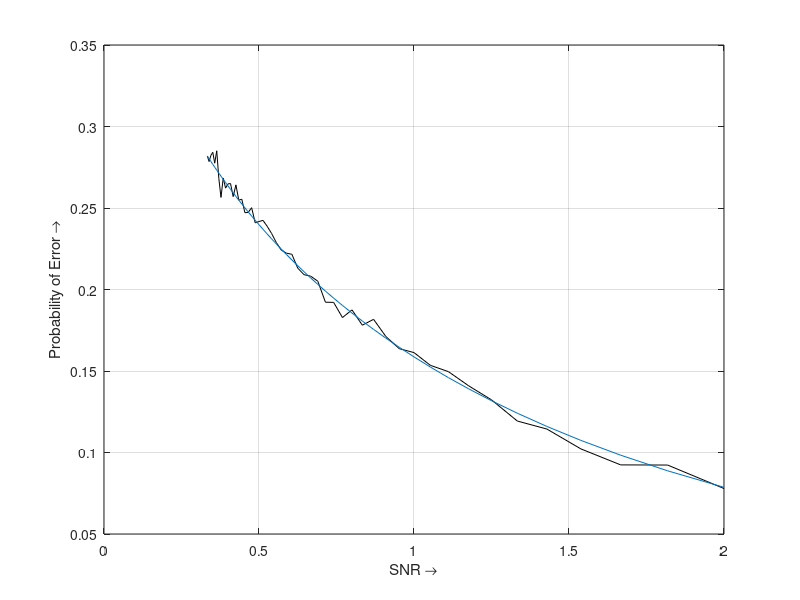
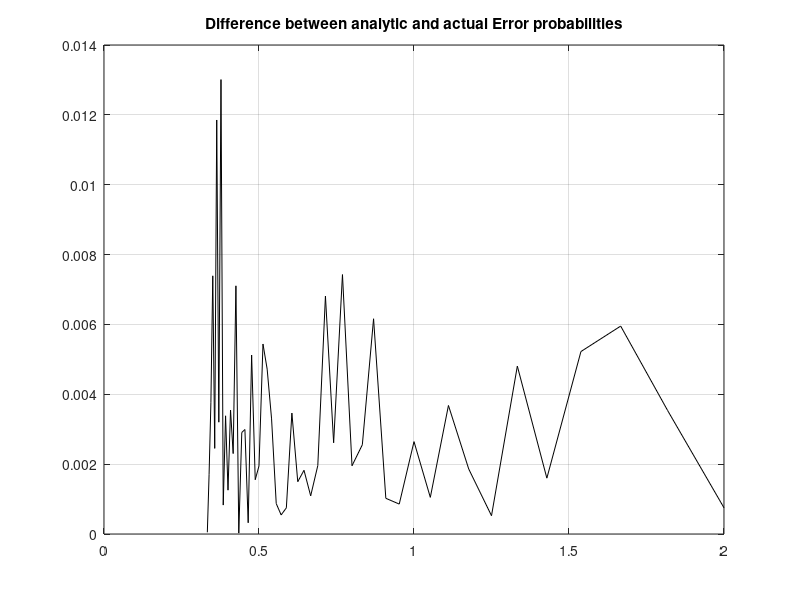

Recreate these plots in MATLAB, in order.
close all;
clear all;

n = 10000;
Ap = 1;
meanval = 0;
threshold = 0;
Pm1 = 0.5;

varianceval = 3:(-0.05):0.5;
n1 = length(varianceval);

er = zeros(n1,1);
snr = zeros(n1,1);

for i = 1:n1
    bitarr = rand(n,1) > Pm1;
    insignal = 2*Ap*(bitarr) - Ap;
    noise = sqrt(varianceval(i))*randn(n,1) + meanval;
    outsig = insignal + noise;
    recvbitarr = outsig > threshold;
    error = sum(recvbitarr ~= bitarr)/n;
    er(i) = error;
    snr(i) = Ap^2 / varianceval(i);
end

plot(snr,er,'k');
hold on;

plot(snr,qfunc(sqrt(snr)));
xlabel('SNR \rightarrow');
ylabel('Probability of Error \rightarrow');

grid on;

figure();


plot(snr,abs(qfunc(sqrt(snr)) - er),'k');
title('Difference between analytic and actual Error probabilities')
grid on;



